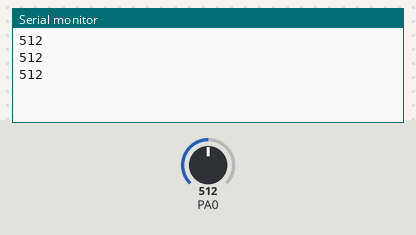
The program below on a simulated ATmega324Pa, built with avr-gcc and emulated at 8 MHz. Parts: the last lines printed to the serial monitor. The test bench sets the inputs (shaded band); at power-on: PA0 = 512.

Above: at 1.2 s.
1.3 s: PA0 set to 716
At 1.9 s:
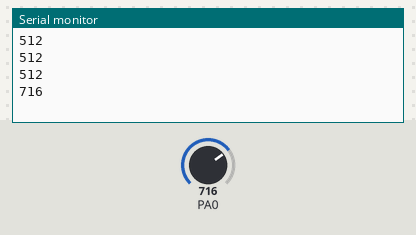
2.8 s: PA0 set to 900
At 3.4 s:
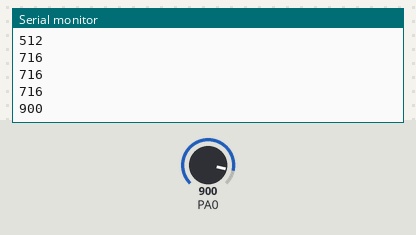
Timing chart, 0 to 5.8 s (numbered marks = the images above; inputs shaded):
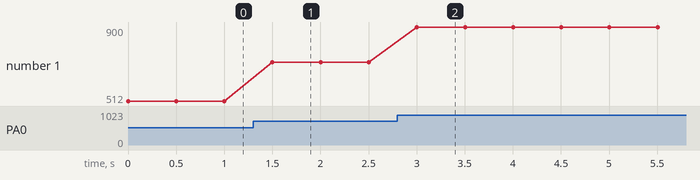

The program:

main.c
```c
/*
 * main.c
 *
 * Created: 6/12/2024 4:52:01 PM
 * Author : DONGKHOA
 */
#define F_CPU 8000000UL
#include <avr/io.h>
#include <util/delay.h>
#include <stdio.h>
#include <stdlib.h>
#include "AD.h"
#include "uart.h"

uint16_t data;
char str_data[20];

void ADC_Init()
{
	ADMUX = (1<<REFS0);			//avcc
	ADCSRA = (1<<ADEN)|(1<<ADSC)|(1<<ADATE)|(1<<ADPS2)|(1<<ADPS1);
}

int main(void)
{
	DDRA |= 0x00;
	PORTA = 0;
    usart0_init();
	ADC_Init();

    while (1)
    {
		data = adc_read(PINA0);
		sprintf(str_data,"%d\n", data);
		/*itoa(data, str_data, 10);*/
		usart0_send_string(str_data);
		_delay_ms(500);
    }
}
```

AD.c
```c
#include <avr/io.h>
#include <avr/interrupt.h>
#include "AD.h"


void init_adc(uint8_t channel)
{
	ADMUX &= 0xD0;
	ADMUX |= (channel & 0x0F);
	//Prescaler of 128. 16Mhz/128 = 125kHz
	//ADC mode Freerun
	ADCSRA |= (1<<ADEN)|(1<<ADATE)|(1<<ADPS2)|(1<<ADPS1);
}


uint16_t adc_read(unsigned char channel)
{
    // Start ADC conversion by setting the ADSC bit in ADCSRA
    ADCSRA |= (1 << ADSC);

    // Wait for conversion to complete (ADIF bit in ADCSRA becomes 1)
    while (!(ADCSRA & (1 << ADIF)));

    // Clear ADIF by writing a 1 to it (this is done by writing a 1 to the ADIF bit)
    ADCSRA |= (1 << ADIF);

    return (ADCH << 8) | ADCL;
}

double voltage(unsigned char channel)
{
	return adc_read(channel) * 0.004003910068f;
}
```

AD.h
```c
// (licence header left out)
/*
	@file						AD.h
	@autor					Rafael Coelho <rafaellcoellho@gmail.com>
	@brief					Header with functions for AD interaction.
	@details

	Resolution: 10bits
 			   Voltage = VOLTAGE_REFERENCE / [(2^Nbits)-1]
 			   Voltage = 5 / [(2^10)-1]
 			   Voltage = 5 / 1023
 			   Voltage = 4,887mV
 	Time of conversion: 13 - 260uS
 	Number of channels: 8
 	Vin: 0 - Vcc
*/


#ifndef AD_H_
#define AD_H_

#include <stdint.h>


void init_adc(uint8_t channel);
unsigned int adc_read(unsigned char channel);
double voltage(unsigned char channel);

#endif /* AD_H_ */
```

uart.h
```c
// (licence header left out)
#ifndef UART_H_
#define UART_H_

#include <avr/io.h>
#include <stdio.h>
#include <stdint.h>
#include <stdbool.h>
#include <string.h>

// ---- ---- ---- ---- ---- ---- ---- ---- ---- ---- ---- ---- ---- ----
// DEFINE RING BUFFER SIZE; MUST BE 2, 4, 8, 16, 32, 64 or 128
#define RBUFFER_SIZE 32

// ---- ---- ---- ---- ---- ---- ---- ---- ---- ---- ---- ---- ---- ----
#define USART_DDR				DDRD
#define USART_PORT				PORTD
#define USART0_TX_PIN			PIND1
#define USART0_RX_PIN			PIND0
#define USART1_TX_PIN			PIND3
#define USART1_RX_PIN			PIND2

// ---- ---- ---- ---- ---- ---- ---- ---- ---- ---- ---- ---- ---- ----

#define USART0_ENABLE			1
#define USART1_ENABLE
#define UART1_CONSOLE

// ---- ---- ---- ---- ---- ---- ---- ---- ---- ---- ---- ---- ---- ----
#define USART_BUFFER_OVERFLOW    1 << 8      // ==USART_BUFOVF_bm
#define USART_FRAME_ERROR        1 << 9      // ==USART_FERR_bm
#define USART_PARITY_ERROR       1 << 10      // ==USART_PERR_bm
#define USART_NO_DATA            1 << 11

// ---- ---- ---- ---- ---- ---- ---- ---- ---- ---- ---- ---- ---- ----
#define BAUD_RATE(BAUD_RATE) ((float)(F_CPU * 64 / (16 * (float)BAUD_RATE)) + 0.5)

// ---- ---- ---- ---- ---- ---- ---- ---- ---- ---- ---- ---- ---- ----
// RINGBUFFER STRUCT
typedef struct {
    volatile char     buffer[RBUFFER_SIZE];
    volatile uint8_t  in;
    volatile uint8_t  out;
    volatile uint8_t  count;
} ringbuffer_t;

// ---- ---- ---- ---- ---- ---- ---- ---- ---- ---- ---- ---- ---- ----
// USART META STRUCT
typedef struct {
    volatile ringbuffer_t rb_rx;    // Rx ringbuffer
    volatile ringbuffer_t rb_tx;    // Tx ringbuffer
    volatile uint16_t usart_error;   // Holds error from RXDATAH
} usart_meta_t;

void rbuffer_init(volatile ringbuffer_t* rb);
uint8_t rbuffer_count(volatile ringbuffer_t* rb);
bool rbuffer_full(volatile ringbuffer_t* rb);
bool rbuffer_empty(volatile ringbuffer_t* rb);
void rbuffer_insert(char data, volatile ringbuffer_t* rb);
char rbuffer_remove(volatile ringbuffer_t* rb);

// ---- ---- ---- ---- ---- ---- ---- ---- ---- ---- ---- ---- ---- ----
// USART FUNCTIONS
void	usart0_init(void);			//init at 9600 bps, FCPU = 8Mhz
void	usart0_send_char( char c);
void	usart0_send_string(const char* str);
void	usart0_send_array(const char* str, uint8_t	len);
void	usart0_send_string_P(const char* chr);
uint8_t usart0_rx_count(void);
uint16_t usart0_read_char(void);
void	usart0_close(void);
volatile ringbuffer_t * uart_get_uart0_rx_buffer_address(void);

void	usart1_init(void);			//init at 9600 bps, FCPU = 8Mhz
void	usart1_send_char( char c);
void	usart1_send_string(const char* str);
void	usart1_send_array(const char* str, uint8_t	len);
void	usart1_send_string_P(const char* chr);
uint8_t usart1_rx_count(void);
uint16_t usart1_read_char(void);
void	usart1_close(void);
volatile ringbuffer_t * uart_get_uart1_rx_buffer_address(void);


void UARTvprintf(const char *pcString, va_list vaArgP);
void UARTprintf(const char *pcString, ...);
#endif
```

Source omitted: uart.c (22712 bytes)

Measured:
- after the input at 1.3 s, the serial monitor: prints a new line after 0.20 s (image 1)
- after the input at 2.8 s, the serial monitor: prints a new line after 0.20 s (image 2)
- plotted number 1: 512 → 716 after the input at 1.3 s, 716 → 900 after the input at 2.8 s
